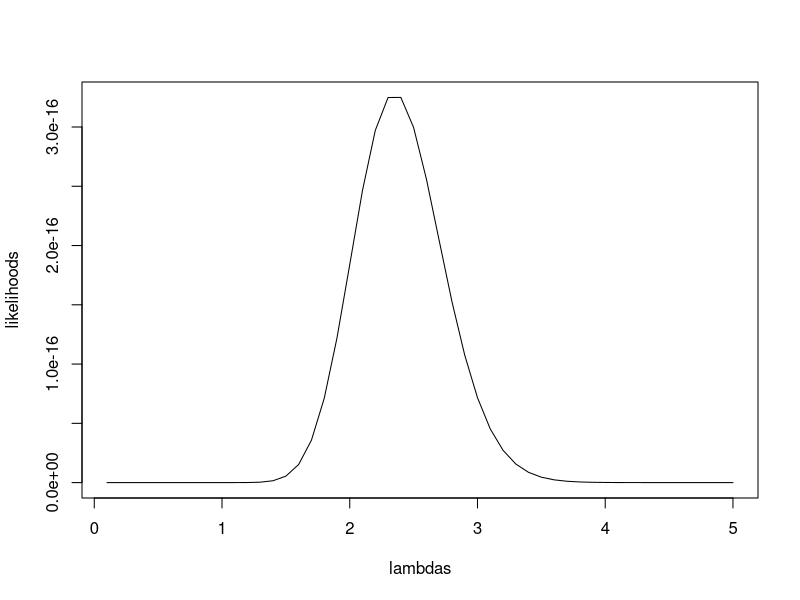
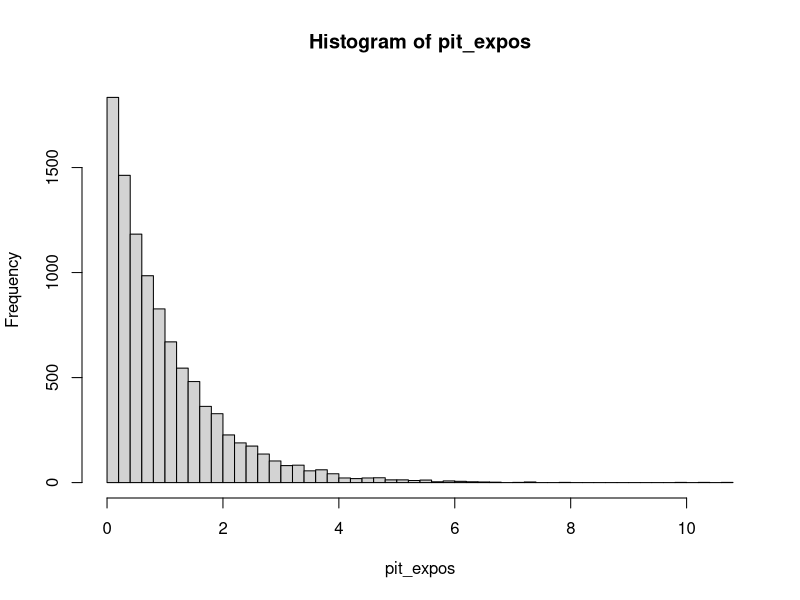
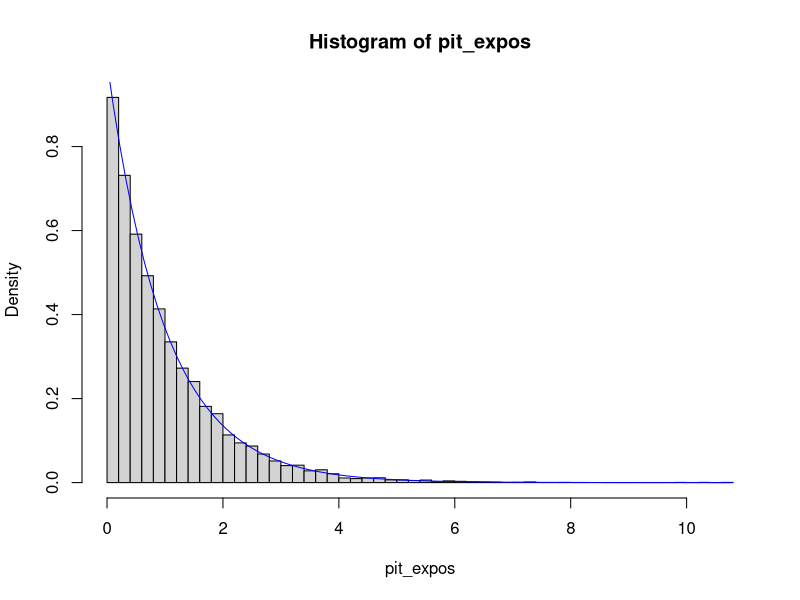

Recreate these plots in R, in order.
set.seed(111)
data <- rpois(20, 3)
lambdas <- seq(0.1, 5, 0.1)
likelihoods <- rep(NA, length(lambdas))
for (i in 1:length(lambdas)) {
  likelihoods[i] <- prod(dpois(data, lambdas[i]))
}

plot(lambdas, likelihoods, type = "l")

set.seed(111)
unifs <- runif(10000)
pit_expos <- -log(1 - unifs)
hist(pit_expos, breaks = 40)

hist(pit_expos, breaks = 40, freq = FALSE)
x <- seq(0, 10, by = 0.1)
curve(dexp(x), col = "blue", add = TRUE)

iris$setosa <- as.integer(iris$Species == "setosa")
lm1 <- lm(setosa ~ . -Species, data = iris)
as.numeric(lm1$coefficients)
# Part (d), (e), (f)
X <- data.frame(iris[, 1:4])
X <- cbind(intercept = rep(1, nrow(X)), X)
head(X)
X <- as.matrix(X)
y <- iris$setosa
solve(t(X) %*% X) %*% t(X) %*% y
